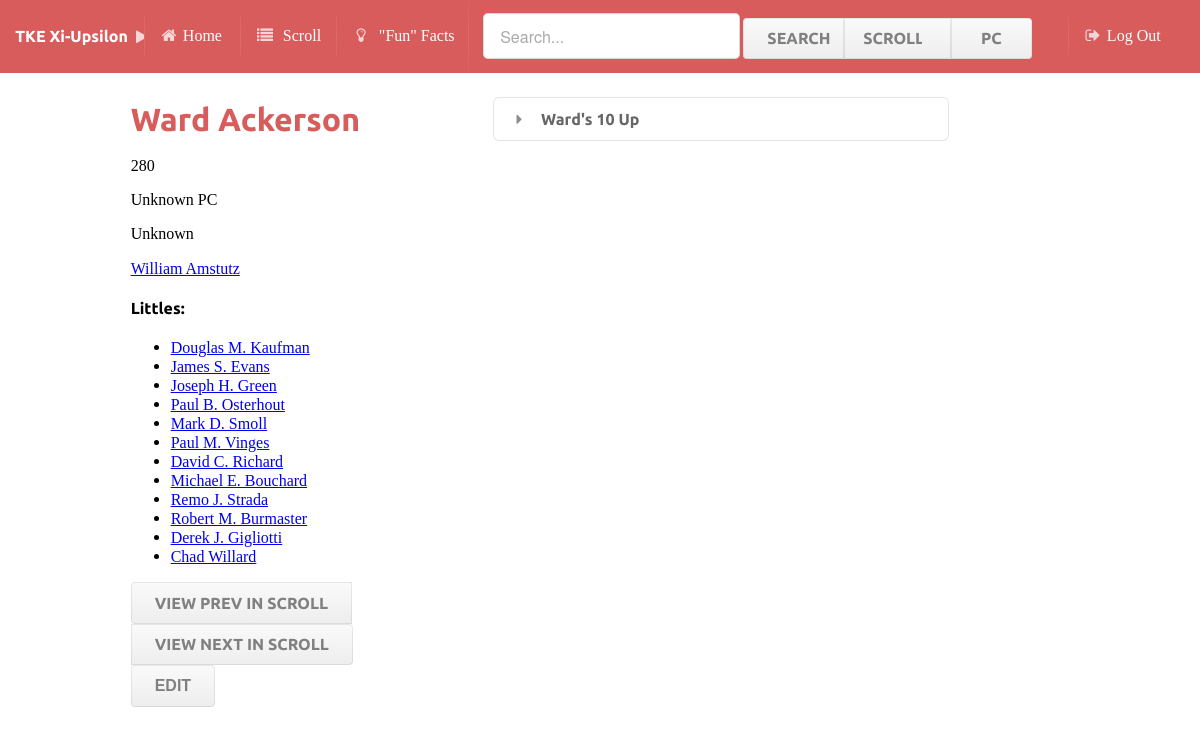
/brothers/280/ (signed in), run on an earlier commit of the app's database.
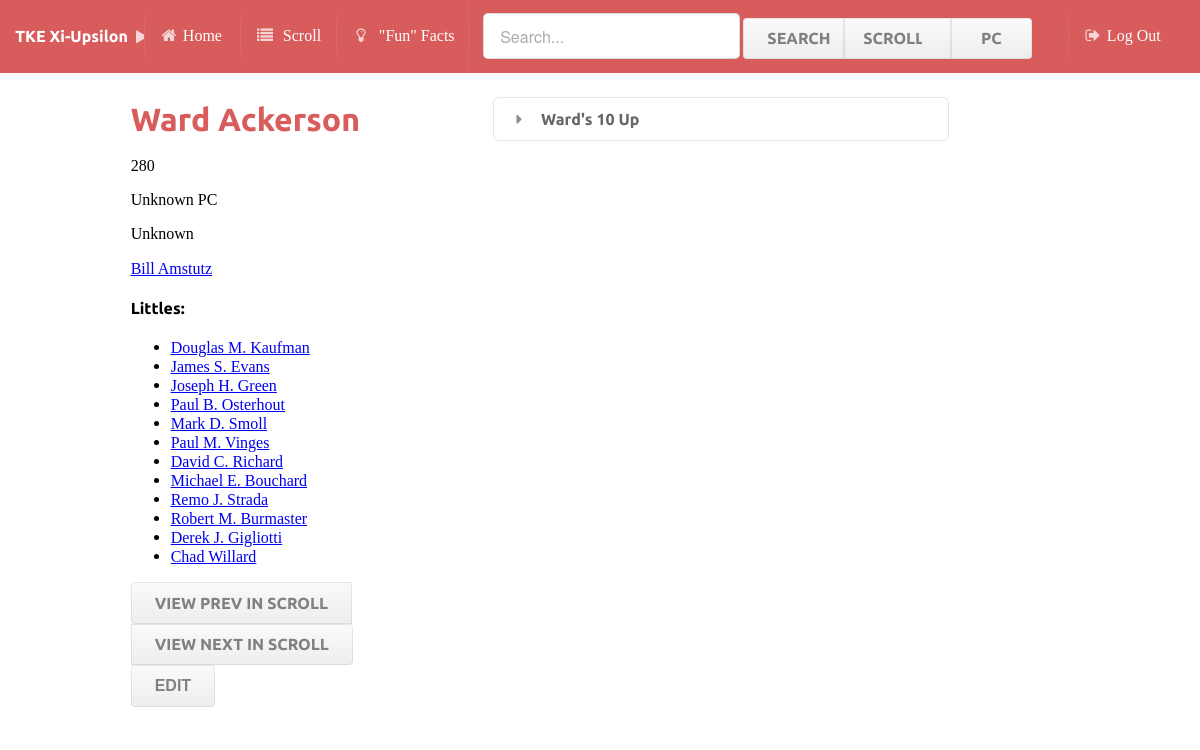
And on a later commit of the database.
### brothers/models.py (models this page shows, shortened)
class Brother(models.Model):
	scroll = models.IntegerField()
	pc = models.IntegerField()
	fname = models.CharField(max_length=50)
	lname = models.CharField(max_length=50)
	name = models.CharField(max_length=50)
	nickname = models.CharField(max_length=50)
	big = models.CharField(max_length=50)
	bigS = models.IntegerField(max_length=50)

### brothers/views.py (the view)
# urls.py: url(r'^(?P<scroll>\d+)/$', views.detail,name='detail'),
@login_required(login_url="brothers.views.login")
def detail(request, scroll):
    b = Brother.objects.get(scroll=scroll)
    return render(request, 'brothers/index.html',{'brother':b,'littles':Brother.objects.filter(bigS=b.scroll),'lastScroll':Brother.objects.all().aggregate(Max('scroll'))['scroll__max'],'tree':getTree(b.scroll)})

### brothers/views.py (called while the page is built)
def getTree(scroll):
    tree = []
    curr = Brother.objects.get(scroll=scroll)
    i=0
    while curr.scroll!=0 and i<11:
        tree.append(curr)
        curr = Brother.objects.get(scroll=curr.bigS)
        i+=1
    tree.reverse()
    return tree

### brothers/templates/brothers/index.html (shortened to what this page needs)
{%extends 'layout.html'%}
{%block content%}
<head>
</head>
<body style='font-family="sans-serif"'>
<div class="ui two column page grid">
	<div class="six wide column">
	<h1 class="ui red header">{{brother.name}}</h1>
	<p>{{brother.scroll}}</p>
	{% if brother.pc != -1%}
	<p>PC {{brother.pc}}</p>
	{%else%}
	<p>Unknown PC</p>
	{%endif%}
	<p>{{brother.nickname}}</p>
	<a href="{% url 'detail' brother.bigS%}">{{brother.big}}</a>
	{%if littles%}
	<h4>Littles:</h4>
	<ul>
		{%for l in littles%}
		<li><a href="{% url 'detail' l.scroll%}">{{l.name}}</a></li>
		{%endfor%}
	</ul>
	<p>{%endif%} </p>
	<div class="footer">
	<div class="ui buttons">
		{%if brother.scroll == 1%}
		<input class="ui disabled button" type="button" value="View Prev in Scroll"/>
		{%else%}
		<button class="ui vertical animated button" type="button" onClick="window.location='/brothers/{{brother.scroll|add:-1}}/' ">
			<div class="visible content">View Prev in Scroll</div>
		</button>
		{%endif%}
		{%if brother.scroll == lastScroll%}
		<input class="ui disabled button" type="button" value="View Next in Scroll"/>
		{%else%}
		<button class="ui vertical animated button" type="button" onClick="window.location='/brothers/{{brother.scroll|add:1}}/' ">
			<div class="visible content">View Next in Scroll</div>
		</button>
		{%endif%}
	</div>
		{%if request.user.is_superuser%}
		<button class="ui button" type="button" onClick="window.location='/brothers/{{brother.scroll}}/edit/' ">
			Edit
		</button>
		{%endif%}
</div>
</div>
<div class="column">
{%if brother.big != "Unknown"%}
	<div class="ui accordion">
		<div class="title">
			<i class="dropdown icon"></i>
			{{brother.fname}}'s {{tree|length|add:-1}} Up
		</div>
	</div>
{%endif%}
</div>
</div>
</body>
{%endblock%}

### brothers/templates/layout.html (shortened to what this page needs)
{%load staticfiles%}
<!DOCTYPE HTML>
<html style="">
<head>
  <link href="{% static 'css/semantic.css' %}" rel="stylesheet" type="text/css" />
</head>
<body style="height:100%;">
<div class="ui fixed transparent inverted red main menu" style="top:0px;left:0px;position:fixed;">
	<div class="container"style="">
	<div class="item" style="top:0px;position:relative;overflow:auto;min-width:12%;width:12%;	white-space: nowrap;">
		TKE Xi-Upsilon
	<i class="play basic icon"></i>
	</div>
	<a class="item" href="{%url 'home'%}"style="position:relative;overflow:auto;min-width:8%;width:8%;	white-space: nowrap;">
		<i class="home icon"></i>Home
	</a>
	<a class="item" href="/scroll/"style="position:relative;overflow:auto;min-width:8%;width:8%;	white-space: nowrap;">
		<i class="list icon"></i> Scroll
	</a>
	<a class="item" href="/facts/"style="position:relative;overflow:auto;min-width:11%;width:11%;	white-space: nowrap;">
		<i class="lightbulb icon"></i> "Fun" Facts
	</a>
	<div class="item"style="position:relative;overflow:auto;min-width:50%;width:50%;white-space: nowrap;">
	<div class="ui form"style="white-space: nowrap;">
	<form class="ui form" action="/search/" method="get"style="white-space: nowrap;">
	<div class="ui input">
		<input id='q' name="q" type="text" placeholder="Search..." size="30" style="position:relative;overflow:auto;min-width:45%;width:45%;white-space: nowrap;">
		<div class="ui buttons"style="position:relative;overflow:auto;min-width:width:45%;">
			<button class="ui vertical animated button" type="submit" value="Search Brothers"style="position:relative;overflow:auto;min-width:35%;width:35%;white-space: nowrap;">
				<div class="visible content">
				Search
				</div>
			</button>
			<button class="ui vertical animated button" type="submit" name="type" value="Scroll" style="position:relative;overflow:auto;min-width:37%;width:35%;white-space: nowrap;">
				<div class="visible content"style="position:relative;overflow:auto;min-width:100%;width:100%;left:-5px;">
				Scroll
				</div>
			</button>
			<button class="ui vertical animated button" type="submit" name="type" value="Search PC" style="position:relative;overflow:auto;min-width:28%;width:28%;white-space: nowrap;">
				<div class="visible content">
				PC
				</div>
			</button>
		</div>
	</div>
</form>
</div>
</div>
	<a class="item" href="/logout/"style="position:relative;overflow:auto;min-width:10%;width:10%;white-space: nowrap;">
		<i class="sign out icon"></i>Log Out
	</a>
</div>
</div>
<div class="ui basic segment" style="top:50px">
{%block content%}
{%endblock%}
</div>
</body>
</html>

What changed in the data, as far as the page shows it:
changed Brother "Ward Ackerson": big "William Amstutz" → "Bill Amstutz"
